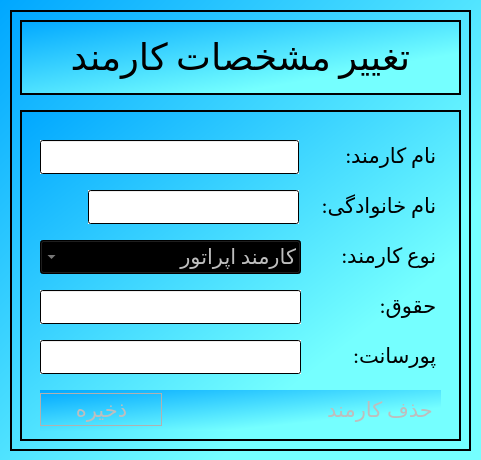
<?xml version="1.0" encoding="UTF-8"?>
<ui version="4.0">
 <class>editemployee</class>
 <widget class="QDialog" name="editemployee">
  <property name="geometry">
   <rect>
    <x>0</x>
    <y>0</y>
    <width>481</width>
    <height>460</height>
   </rect>
  </property>
  <property name="windowTitle">
   <string>تغیر مشخصات کارمند</string>
  </property>
  <property name="windowIcon">
   <iconset>
    <normalon>:/files/icons8_change_48px.png</normalon>
   </iconset>
  </property>
  <property name="styleSheet">
   <string notr="true">background-color: qlineargradient(spread:pad, x1:0, y1:0, x2:0.739, y2:0.71, stop:0 rgba(0, 167, 255, 255), stop:1 rgba(117, 255, 255, 255));</string>
  </property>
  <widget class="QFrame" name="frame">
   <property name="geometry">
    <rect>
     <x>10</x>
     <y>10</y>
     <width>461</width>
     <height>441</height>
    </rect>
   </property>
   <property name="frameShape">
    <enum>QFrame::Box</enum>
   </property>
   <property name="frameShadow">
    <enum>QFrame::Plain</enum>
   </property>
   <property name="lineWidth">
    <number>2</number>
   </property>
   <widget class="QFrame" name="frame_4">
    <property name="geometry">
     <rect>
      <x>10</x>
      <y>10</y>
      <width>441</width>
      <height>75</height>
     </rect>
    </property>
    <property name="frameShape">
     <enum>QFrame::Box</enum>
    </property>
    <property name="frameShadow">
     <enum>QFrame::Plain</enum>
    </property>
    <property name="lineWidth">
     <number>2</number>
    </property>
    <layout class="QGridLayout" name="gridLayout_3">
     <item row="0" column="0">
      <widget class="QLabel" name="Add_clt_2">
       <property name="font">
        <font>
         <family>Calibri</family>
         <pointsize>40</pointsize>
        </font>
       </property>
       <property name="styleSheet">
        <string notr="true">background-color: qlineargradient(spread:pad, x1:0, y1:0, x2:1, y2:1, stop:0 rgba(0, 0, 0, 0), stop:1 rgba(255, 255, 255, 0));</string>
       </property>
       <property name="frameShape">
        <enum>QFrame::NoFrame</enum>
       </property>
       <property name="lineWidth">
        <number>2</number>
       </property>
       <property name="text">
        <string>&lt;html&gt;&lt;head/&gt;&lt;body&gt;&lt;p align=&quot;center&quot;&gt;&lt;span style=&quot; font-size:28pt;&quot;&gt;تغییر مشخصات کارمند&lt;/span&gt;&lt;/p&gt;&lt;/body&gt;&lt;/html&gt;</string>
       </property>
      </widget>
     </item>
    </layout>
   </widget>
   <widget class="QFrame" name="frame_5">
    <property name="geometry">
     <rect>
      <x>10</x>
      <y>100</y>
      <width>441</width>
      <height>331</height>
     </rect>
    </property>
    <property name="frameShape">
     <enum>QFrame::Box</enum>
    </property>
    <property name="frameShadow">
     <enum>QFrame::Plain</enum>
    </property>
    <property name="lineWidth">
     <number>2</number>
    </property>
    <widget class="QLabel" name="clt_cat_4">
     <property name="geometry">
      <rect>
       <x>320</x>
       <y>130</y>
       <width>101</width>
       <height>31</height>
      </rect>
     </property>
     <property name="font">
      <font>
       <family>Calibri</family>
       <pointsize>16</pointsize>
      </font>
     </property>
     <property name="styleSheet">
      <string notr="true">background-color: qlineargradient(spread:pad, x1:0, y1:0, x2:1, y2:1, stop:0 rgba(0, 0, 0, 0), stop:1 rgba(255, 255, 255, 0));</string>
     </property>
     <property name="text">
      <string> نوع کارمند:</string>
     </property>
    </widget>
    <widget class="QLabel" name="clt_Boss_name_2">
     <property name="geometry">
      <rect>
       <x>350</x>
       <y>180</y>
       <width>71</width>
       <height>31</height>
      </rect>
     </property>
     <property name="font">
      <font>
       <family>Calibri</family>
       <pointsize>16</pointsize>
      </font>
     </property>
     <property name="styleSheet">
      <string notr="true">background-color: qlineargradient(spread:pad, x1:0, y1:0, x2:1, y2:1, stop:0 rgba(0, 0, 0, 0), stop:1 rgba(255, 255, 255, 0));</string>
     </property>
     <property name="text">
      <string> حقوق:</string>
     </property>
    </widget>
    <widget class="QLabel" name="clt_Boss_mail_2">
     <property name="geometry">
      <rect>
       <x>330</x>
       <y>230</y>
       <width>91</width>
       <height>31</height>
      </rect>
     </property>
     <property name="font">
      <font>
       <family>Calibri</family>
       <pointsize>16</pointsize>
      </font>
     </property>
     <property name="styleSheet">
      <string notr="true">background-color: qlineargradient(spread:pad, x1:0, y1:0, x2:1, y2:1, stop:0 rgba(0, 0, 0, 0), stop:1 rgba(255, 255, 255, 0));</string>
     </property>
     <property name="text">
      <string> پورسانت:</string>
     </property>
    </widget>
    <widget class="QComboBox" name="employeeType_2">
     <property name="enabled">
      <bool>false</bool>
     </property>
     <property name="geometry">
      <rect>
       <x>20</x>
       <y>130</y>
       <width>261</width>
       <height>34</height>
      </rect>
     </property>
     <property name="font">
      <font>
       <family>Calibri</family>
       <pointsize>16</pointsize>
      </font>
     </property>
     <property name="layoutDirection">
      <enum>Qt::RightToLeft</enum>
     </property>
     <property name="styleSheet">
      <string notr="true">background-color: qlineargradient(spread:pad, x1:0, y1:0, x2:0.006, y2:0.00568182, stop:0 rgba(255, 255, 255, 255));</string>
     </property>
     <item>
      <property name="text">
       <string>کارمند اپراتور</string>
      </property>
     </item>
     <item>
      <property name="text">
       <string>کارمند فروش</string>
      </property>
     </item>
     <item>
      <property name="text">
       <string>کارمند پشتیبانی</string>
      </property>
     </item>
    </widget>
    <widget class="QLineEdit" name="salary_2">
     <property name="enabled">
      <bool>false</bool>
     </property>
     <property name="geometry">
      <rect>
       <x>20</x>
       <y>180</y>
       <width>261</width>
       <height>34</height>
      </rect>
     </property>
     <property name="font">
      <font>
       <family>Calibri</family>
       <pointsize>16</pointsize>
      </font>
     </property>
     <property name="layoutDirection">
      <enum>Qt::RightToLeft</enum>
     </property>
     <property name="styleSheet">
      <string notr="true">background-color: qlineargradient(spread:pad, x1:0, y1:0, x2:0.006, y2:0.00568182, stop:0 rgba(255, 255, 255, 255));</string>
     </property>
    </widget>
    <widget class="QLineEdit" name="percent_2">
     <property name="enabled">
      <bool>false</bool>
     </property>
     <property name="geometry">
      <rect>
       <x>20</x>
       <y>230</y>
       <width>261</width>
       <height>34</height>
      </rect>
     </property>
     <property name="font">
      <font>
       <family>Calibri</family>
       <pointsize>16</pointsize>
      </font>
     </property>
     <property name="layoutDirection">
      <enum>Qt::RightToLeft</enum>
     </property>
     <property name="styleSheet">
      <string notr="true">background-color: qlineargradient(spread:pad, x1:0, y1:0, x2:0.006, y2:0.00568182, stop:0 rgba(255, 255, 255, 255));</string>
     </property>
    </widget>
    <widget class="QWidget" name="layoutWidget_2">
     <property name="geometry">
      <rect>
       <x>20</x>
       <y>280</y>
       <width>401</width>
       <height>41</height>
      </rect>
     </property>
     <layout class="QHBoxLayout" name="horizontalLayout_3">
      <item>
       <widget class="QPushButton" name="save_2">
        <property name="enabled">
         <bool>false</bool>
        </property>
        <property name="font">
         <font>
          <family>Calibri</family>
          <pointsize>16</pointsize>
         </font>
        </property>
        <property name="cursor">
         <cursorShape>PointingHandCursor</cursorShape>
        </property>
        <property name="text">
         <string>ذخیره</string>
        </property>
        <property name="icon">
         <iconset resource="resources.qrc">
          <normaloff>:/files/icons8_save_64px.png</normaloff>:/files/icons8_save_64px.png</iconset>
        </property>
        <property name="iconSize">
         <size>
          <width>25</width>
          <height>25</height>
         </size>
        </property>
        <property name="flat">
         <bool>true</bool>
        </property>
       </widget>
      </item>
      <item>
       <spacer name="horizontalSpacer_4">
        <property name="orientation">
         <enum>Qt::Horizontal</enum>
        </property>
        <property name="sizeType">
         <enum>QSizePolicy::Maximum</enum>
        </property>
        <property name="sizeHint" stdset="0">
         <size>
          <width>150</width>
          <height>20</height>
         </size>
        </property>
       </spacer>
      </item>
      <item>
       <widget class="QPushButton" name="delete_3">
        <property name="enabled">
         <bool>false</bool>
        </property>
        <property name="font">
         <font>
          <family>Calibri</family>
          <pointsize>16</pointsize>
         </font>
        </property>
        <property name="cursor">
         <cursorShape>PointingHandCursor</cursorShape>
        </property>
        <property name="text">
         <string>حذف کارمند</string>
        </property>
        <property name="icon">
         <iconset resource="resources.qrc">
          <normaloff>:/files/icons8_delete_male_user_50px_1.png</normaloff>:/files/icons8_delete_male_user_50px_1.png</iconset>
        </property>
        <property name="iconSize">
         <size>
          <width>30</width>
          <height>30</height>
         </size>
        </property>
        <property name="flat">
         <bool>true</bool>
        </property>
       </widget>
      </item>
     </layout>
    </widget>
    <widget class="QLabel" name="clt_cat_5">
     <property name="geometry">
      <rect>
       <x>320</x>
       <y>30</y>
       <width>101</width>
       <height>31</height>
      </rect>
     </property>
     <property name="font">
      <font>
       <family>Calibri</family>
       <pointsize>16</pointsize>
      </font>
     </property>
     <property name="styleSheet">
      <string notr="true">background-color: qlineargradient(spread:pad, x1:0, y1:0, x2:1, y2:1, stop:0 rgba(0, 0, 0, 0), stop:1 rgba(255, 255, 255, 0));</string>
     </property>
     <property name="text">
      <string> نام کارمند:</string>
     </property>
    </widget>
    <widget class="QPushButton" name="pushButton_2">
     <property name="geometry">
      <rect>
       <x>20</x>
       <y>80</y>
       <width>51</width>
       <height>41</height>
      </rect>
     </property>
     <property name="font">
      <font>
       <family>Calibri</family>
       <pointsize>16</pointsize>
      </font>
     </property>
     <property name="cursor">
      <cursorShape>PointingHandCursor</cursorShape>
     </property>
     <property name="text">
      <string/>
     </property>
     <property name="icon">
      <iconset resource="resources.qrc">
       <normaloff>:/files/icons8_Search_Client_40px_1.png</normaloff>:/files/icons8_Search_Client_40px_1.png</iconset>
     </property>
     <property name="iconSize">
      <size>
       <width>35</width>
       <height>35</height>
      </size>
     </property>
     <property name="flat">
      <bool>true</bool>
     </property>
    </widget>
    <widget class="QLineEdit" name="employeeName_3">
     <property name="geometry">
      <rect>
       <x>20</x>
       <y>30</y>
       <width>259</width>
       <height>34</height>
      </rect>
     </property>
     <property name="font">
      <font>
       <family>Calibri</family>
       <pointsize>16</pointsize>
      </font>
     </property>
     <property name="layoutDirection">
      <enum>Qt::RightToLeft</enum>
     </property>
     <property name="styleSheet">
      <string notr="true">background-color: qlineargradient(spread:pad, x1:0, y1:0, x2:0.006, y2:0.00568182, stop:0 rgba(255, 255, 255, 255));</string>
     </property>
    </widget>
    <widget class="QLabel" name="clt_cat_6">
     <property name="geometry">
      <rect>
       <x>270</x>
       <y>80</y>
       <width>151</width>
       <height>31</height>
      </rect>
     </property>
     <property name="font">
      <font>
       <family>Calibri</family>
       <pointsize>16</pointsize>
      </font>
     </property>
     <property name="styleSheet">
      <string notr="true">background-color: qlineargradient(spread:pad, x1:0, y1:0, x2:1, y2:1, stop:0 rgba(0, 0, 0, 0), stop:1 rgba(255, 255, 255, 0));</string>
     </property>
     <property name="text">
      <string> نام خانوادگی:</string>
     </property>
    </widget>
    <widget class="QLineEdit" name="employeeFamily">
     <property name="geometry">
      <rect>
       <x>68</x>
       <y>80</y>
       <width>211</width>
       <height>34</height>
      </rect>
     </property>
     <property name="font">
      <font>
       <family>Calibri</family>
       <pointsize>16</pointsize>
      </font>
     </property>
     <property name="layoutDirection">
      <enum>Qt::RightToLeft</enum>
     </property>
     <property name="styleSheet">
      <string notr="true">background-color: qlineargradient(spread:pad, x1:0, y1:0, x2:0.006, y2:0.00568182, stop:0 rgba(255, 255, 255, 255));</string>
     </property>
    </widget>
   </widget>
  </widget>
 </widget>
 <resources>
  <include location="resources.qrc"/>
 </resources>
 <connections/>
</ui>
